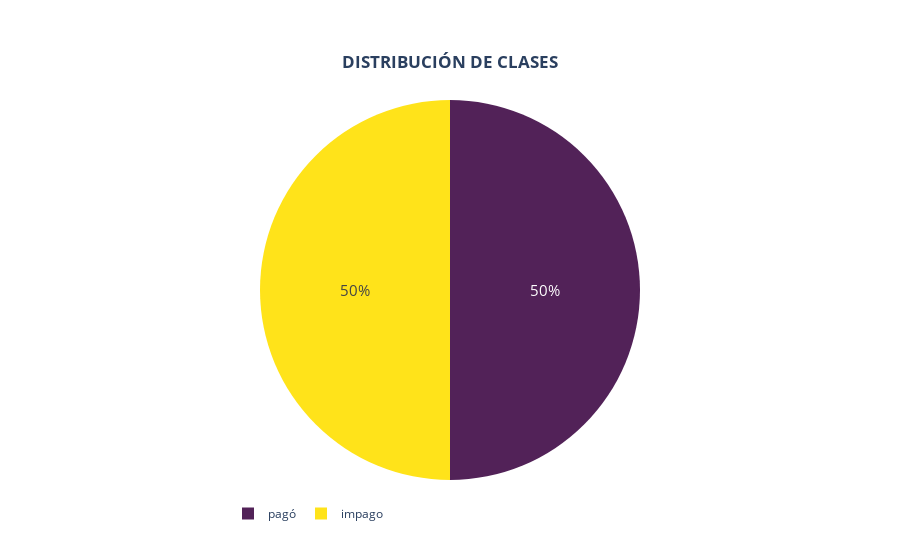

Notebook cell for this chart:
### Code cell
# Calcula el recuento de las clases de transacción (no fraudulenta y fraudulenta) y los ordena por índice
class_counts = credit_card_resampled['Y'].value_counts().sort_index()

# Extrae los valores (recuentos) de las clases
valores = class_counts.values

# Define etiquetas para las clases (0: no fraudulenta, 1: fraudulenta)
# Estas etiquetas se utilizarán en el gráfico para representar cada segmento
etiq =  {0: f"pagó", 1: f"impago"}

# Crea un gráfico de pastel con Plotly Express
# 'values' representa el tamaño de cada segmento, y 'names' proporciona las etiquetas para cada segmento
fig = px.pie(credit_card_resampled, values=valores, names=etiq,
             title='<b>DISTRIBUCIÓN DE CLASES</b>',
             color_discrete_sequence=['#522258', '#FFE31A'],
             )

# Ajusta el tamaño del texto del porcentaje en el gráfico para mejorar la visibilidad
fig.update_traces(textinfo='percent', textfont_size=15)

# Centra el título y coloca la leyenda debajo del gráfico
fig.update_layout(
    title_x=0.5,  # Centra el título
    title_y=0.90,  # Ajusta la posición vertical del título
    showlegend=True,  # Activa la leyenda
    legend_orientation="h",  # Pone la leyenda horizontal
    legend_y=-0.05,  # Coloca la leyenda debajo del gráfico
    legend_x=0.2
)

# Muestra el gráfico
fig.show()

### Figure 1 — Plotly figure (JSON) as saved in the notebook; plotly's stock layout.template omitted (floating-point values rounded to 4 significant figures)
{"data": [{"domain": {"x": [0, 1], "y": [0, 1]}, "hovertemplate": "label=%{label}<br>value=%{value}<extra></extra>", "labels": ["pagó", "impago"], "legendgroup": "", "name": "", "showlegend": true, "textfont": {"size": 15}, "textinfo": "percent", "type": "pie", "values": [6636, 6636]}], "layout": {"legend": {"orientation": "h", "tracegroupgap": 0, "x": 0.2, "y": -0.05}, "piecolorway": ["#522258", "#FFE31A"], "showlegend": true, "title": {"text": "<b>DISTRIBUCIÓN DE CLASES</b>", "x": 0.5, "y": 0.9}}}
